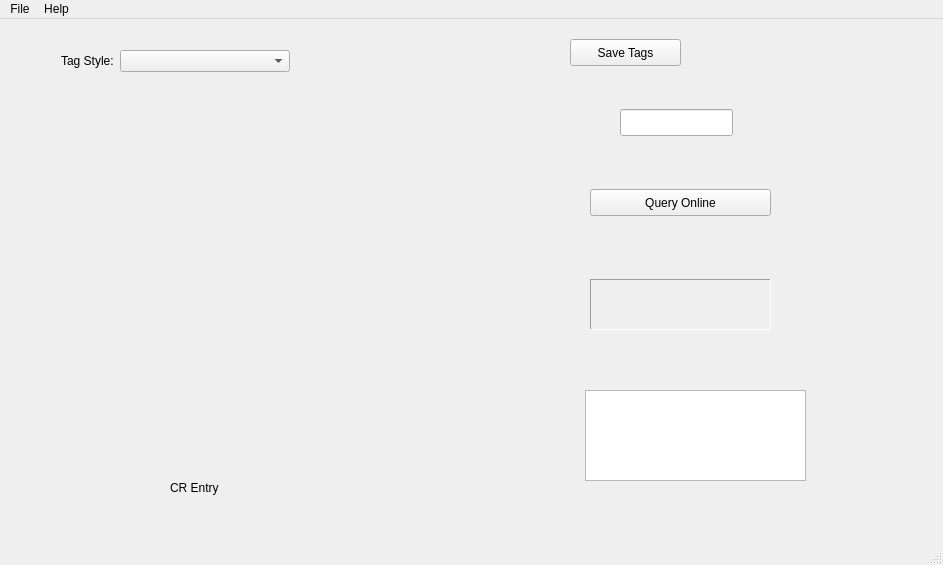
<?xml version="1.0" encoding="UTF-8"?>
<ui version="4.0">
 <class>MainWindow</class>
 <widget class="QMainWindow" name="MainWindow">
  <property name="geometry">
   <rect>
    <x>0</x>
    <y>0</y>
    <width>943</width>
    <height>565</height>
   </rect>
  </property>
  <property name="windowTitle">
   <string>ComicTagger</string>
  </property>
  <widget class="QWidget" name="centralWidget">
   <property name="sizePolicy">
    <sizepolicy hsizetype="Preferred" vsizetype="Preferred">
     <horstretch>0</horstretch>
     <verstretch>0</verstretch>
    </sizepolicy>
   </property>
   <widget class="QWidget" name="formLayoutWidget">
    <property name="geometry">
     <rect>
      <x>50</x>
      <y>20</y>
      <width>251</width>
      <height>60</height>
     </rect>
    </property>
    <layout class="QFormLayout" name="formLayout">
     <property name="fieldGrowthPolicy">
      <enum>QFormLayout::AllNonFixedFieldsGrow</enum>
     </property>
     <item row="1" column="0">
      <widget class="QLabel" name="label">
       <property name="text">
        <string>Tag Style:</string>
       </property>
      </widget>
     </item>
     <item row="1" column="1">
      <widget class="QComboBox" name="cbDataStyle"/>
     </item>
    </layout>
   </widget>
   <widget class="QPushButton" name="btnQuery">
    <property name="geometry">
     <rect>
      <x>590</x>
      <y>170</y>
      <width>181</width>
      <height>27</height>
     </rect>
    </property>
    <property name="text">
     <string>Query Online</string>
    </property>
   </widget>
   <widget class="QPushButton" name="btnCommit">
    <property name="geometry">
     <rect>
      <x>570</x>
      <y>20</y>
      <width>111</width>
      <height>27</height>
     </rect>
    </property>
    <property name="text">
     <string>Save Tags</string>
    </property>
   </widget>
   <widget class="QLabel" name="lblCover">
    <property name="geometry">
     <rect>
      <x>590</x>
      <y>260</y>
      <width>181</width>
      <height>51</height>
     </rect>
    </property>
    <property name="frameShape">
     <enum>QFrame::Panel</enum>
    </property>
    <property name="frameShadow">
     <enum>QFrame::Sunken</enum>
    </property>
    <property name="text">
     <string/>
    </property>
   </widget>
   <widget class="QStackedWidget" name="stackedWidget">
    <property name="geometry">
     <rect>
      <x>40</x>
      <y>80</y>
      <width>461</width>
      <height>411</height>
     </rect>
    </property>
    <property name="currentIndex">
     <number>0</number>
    </property>
    <widget class="QWidget" name="page">
     <widget class="QLabel" name="label_7">
      <property name="geometry">
       <rect>
        <x>130</x>
        <y>380</y>
        <width>66</width>
        <height>17</height>
       </rect>
      </property>
      <property name="text">
       <string>CR Entry</string>
      </property>
     </widget>
    </widget>
    <widget class="QWidget" name="page_2">
     <widget class="QTabWidget" name="tabWidget">
      <property name="geometry">
       <rect>
        <x>30</x>
        <y>10</y>
        <width>361</width>
        <height>351</height>
       </rect>
      </property>
      <property name="currentIndex">
       <number>1</number>
      </property>
      <widget class="QWidget" name="tab">
       <attribute name="title">
        <string>Tab 1</string>
       </attribute>
       <widget class="QWidget" name="formLayoutWidget_2">
        <property name="geometry">
         <rect>
          <x>50</x>
          <y>20</y>
          <width>261</width>
          <height>291</height>
         </rect>
        </property>
        <layout class="QFormLayout" name="formLayout_2">
         <item row="3" column="0">
          <widget class="QLabel" name="label_2">
           <property name="text">
            <string>Issue</string>
           </property>
          </widget>
         </item>
         <item row="3" column="1">
          <widget class="QLineEdit" name="lineEdit"/>
         </item>
         <item row="1" column="1">
          <widget class="QLineEdit" name="lineEdit_2"/>
         </item>
         <item row="1" column="0">
          <widget class="QLabel" name="label_3">
           <property name="text">
            <string>Series</string>
           </property>
          </widget>
         </item>
         <item row="4" column="0">
          <widget class="QLabel" name="label_4">
           <property name="text">
            <string>Publication Year</string>
           </property>
          </widget>
         </item>
         <item row="4" column="1">
          <widget class="QLineEdit" name="lineEdit_3"/>
         </item>
         <item row="5" column="0">
          <widget class="QLabel" name="label_5">
           <property name="text">
            <string>Publication Month</string>
           </property>
          </widget>
         </item>
         <item row="5" column="1">
          <widget class="QLineEdit" name="lineEdit_4"/>
         </item>
        </layout>
       </widget>
      </widget>
      <widget class="QWidget" name="tab_2">
       <attribute name="title">
        <string>Tab 2</string>
       </attribute>
       <widget class="QWidget" name="formLayoutWidget_3">
        <property name="geometry">
         <rect>
          <x>40</x>
          <y>10</y>
          <width>261</width>
          <height>291</height>
         </rect>
        </property>
        <layout class="QFormLayout" name="formLayout_3">
         <item row="3" column="0">
          <widget class="QLabel" name="label_8">
           <property name="text">
            <string>Notes</string>
           </property>
          </widget>
         </item>
         <item row="3" column="1">
          <widget class="QLineEdit" name="lineEdit_5"/>
         </item>
         <item row="1" column="1">
          <widget class="QLineEdit" name="lineEdit_6"/>
         </item>
         <item row="1" column="0">
          <widget class="QLabel" name="label_9">
           <property name="text">
            <string>Comments</string>
           </property>
          </widget>
         </item>
         <item row="4" column="0">
          <widget class="QLabel" name="label_10">
           <property name="text">
            <string>Tags</string>
           </property>
          </widget>
         </item>
         <item row="4" column="1">
          <widget class="QLineEdit" name="lineEdit_7"/>
         </item>
         <item row="5" column="0">
          <widget class="QLabel" name="label_11">
           <property name="text">
            <string>Credits</string>
           </property>
          </widget>
         </item>
         <item row="5" column="1">
          <widget class="QLineEdit" name="lineEdit_8"/>
         </item>
        </layout>
       </widget>
      </widget>
     </widget>
     <widget class="QLabel" name="label_6">
      <property name="geometry">
       <rect>
        <x>120</x>
        <y>370</y>
        <width>66</width>
        <height>17</height>
       </rect>
      </property>
      <property name="text">
       <string>CBL Entry</string>
      </property>
     </widget>
    </widget>
   </widget>
   <widget class="QLineEdit" name="leFileSelection">
    <property name="geometry">
     <rect>
      <x>620</x>
      <y>90</y>
      <width>113</width>
      <height>27</height>
     </rect>
    </property>
   </widget>
   <widget class="QTableWidget" name="tableWidget">
    <property name="geometry">
     <rect>
      <x>585</x>
      <y>371</y>
      <width>221</width>
      <height>91</height>
     </rect>
    </property>
   </widget>
  </widget>
  <widget class="QMenuBar" name="menuBar">
   <property name="geometry">
    <rect>
     <x>0</x>
     <y>0</y>
     <width>943</width>
     <height>25</height>
    </rect>
   </property>
   <widget class="QMenu" name="menuComicTagger">
    <property name="title">
     <string>File</string>
    </property>
   </widget>
   <widget class="QMenu" name="menuHelp">
    <property name="title">
     <string>Help</string>
    </property>
   </widget>
   <addaction name="menuComicTagger"/>
   <addaction name="menuHelp"/>
  </widget>
  <widget class="QStatusBar" name="statusBar"/>
 </widget>
 <layoutdefault spacing="6" margin="11"/>
 <resources/>
 <connections/>
</ui>
